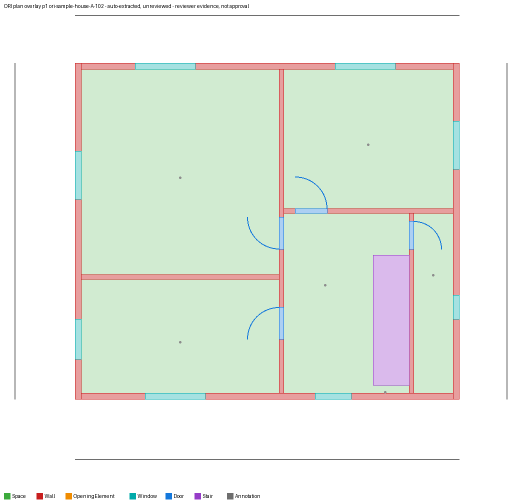
#> input picture verification/examples/takeoff/ori-sample-house-A-102.dxf.overlay.png, 1044 x 1008 px (shown at 1/2 size)
$ python -i recognise.py   (imports and definitions only)
#> lines starting #> are read from the running program, lines starting #| are printed output that depends on the picture; after the words box and inside, x2 and y2 are one past the last pixel; in counts of white or black regions, pixels touching at a corner belong together
# SPDX-License-Identifier: Apache-2.0
"""Recognise walls, labels and dimension strings on a raster plan (DRAFT 0.1).

Classical image processing (OpenCV) plus Tesseract OCR. Inputs are pixels and
the scan resolution the scanner declared; nothing else. Outputs are pixel
coordinates in the *input* image plus, where a scale note was read, real-world
lengths. Every item is ai_extracted_unverified / unknown.
"""
from __future__ import annotations

import math
import re

import numpy as np

from . import ORIGIN, VALUE_STATUS, VERSION
from .. import units as U


# [70 lines left out: functions estimate_skew, _rot, detect_walls, not called in this run]


def _ocr_lines(gray, rotate: int = 0, upscale: float = 1.0, blur: float = 1.2) -> list[dict]:
    import cv2
    import pytesseract

    img = gray
    if upscale != 1.0:
        img = cv2.resize(img, None, fx=upscale, fy=upscale, interpolation=cv2.INTER_CUBIC)
    if blur:
        img = cv2.GaussianBlur(img, (0, 0), blur)
    H, W = img.shape
    if rotate == 90:
        img = cv2.rotate(img, cv2.ROTATE_90_CLOCKWISE)
    _, img = cv2.threshold(img, 0, 255, cv2.THRESH_BINARY + cv2.THRESH_OTSU)
    d = pytesseract.image_to_data(img, config="--psm 11", output_type=pytesseract.Output.DICT)
    words = []
    for i, t in enumerate(d["text"]):
        t = t.strip()
        if not t or float(d["conf"][i]) < 0:
            continue
        x, y, w, h = d["left"][i], d["top"][i], d["width"][i], d["height"][i]
        cx, cy = x + w / 2, y + h / 2
        if rotate == 90:  # undo clockwise rotation: (cx, cy) in rotated -> original
            cx, cy = cy, H - cx
            w, h = h, w
        words.append({"text": t, "cx": cx / upscale, "cy": cy / upscale, "h": h / upscale,
                      "w": w / upscale, "conf": float(d["conf"][i]),
                      "key": (d["block_num"][i], d["par_num"][i], d["line_num"][i])})
    # group into lines
    lines: dict = {}
    for wd in words:
        lines.setdefault(wd["key"], []).append(wd)
    out = []
    for ws in lines.values():
        out.append({"text": " ".join(w["text"] for w in ws),
                    "cx": float(np.mean([w["cx"] for w in ws])), "cy": float(np.mean([w["cy"] for w in ws])),
                    "conf": float(np.mean([w["conf"] for w in ws])), "rotation": rotate})
    return out


_DIM_RE = re.compile(r"(\d{1,3})\s*['’`]\s*-?\s*(\d{1,2})?(?:\s+(\d)/(\d{1,2}))?\s*[\"”]?")


_OCR_MARKS = str.maketrans({"\u00b0": '"', "\u201d": '"', "\u201c": '"', "\u2019": "'", "\u2018": "'", "`": "'"})


def clean_ocr(text: str) -> str:
    """Undo common Tesseract confusions for inch and foot marks only; digits are never guessed."""
    return U.normalize(text.translate(_OCR_MARKS)).replace("''", '"').strip()


# [64 lines left out: functions parse_ocr_dimension, recognise, not called in this run]

>>> import cv2
>>> picture = cv2.imread('../../examples/takeoff/ori-sample-house-A-102.dxf.overlay.png', cv2.IMREAD_GRAYSCALE)
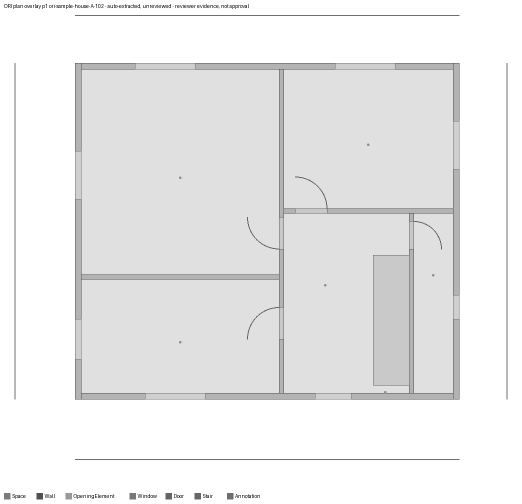
#> picture: shape (1008, 1044) (shown at 1/2 size); min 1, max 255, mean 235
>>> result = _ocr_lines(picture)
#> in _ocr_lines, `_, img = cv2.threshold(img, 0, 255, cv2.THRESH_BINARY + cv2.THRESH_OTSU)`:
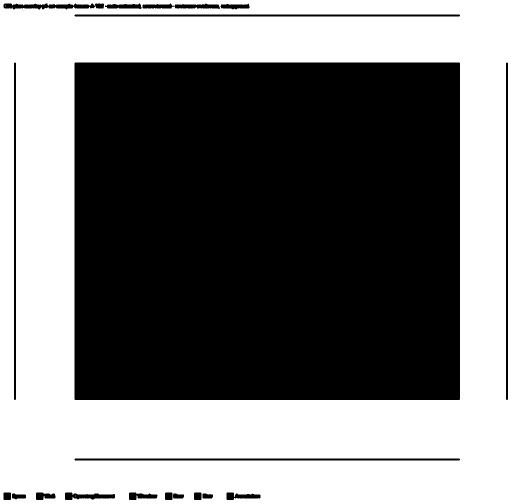
#> img: shape (1008, 1044) (shown at 1/2 size); 48.7% white; 3 white regions (2 under 20 px), largest, box (x1, y1, x2, y2) and area: (0, 0, 1044, 1008) 512686
#> (the run stopped early here; a loop or call above may not have finished)

$ run again, on verification/examples/takeoff/ori-sample-house-p1.overlay.png
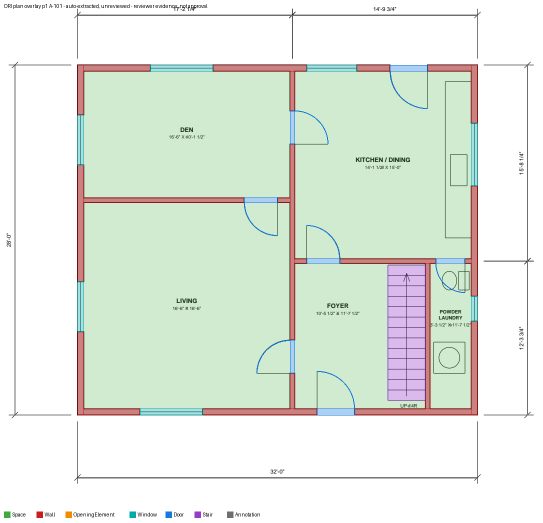
#> input picture verification/examples/takeoff/ori-sample-house-p1.overlay.png, 1085 x 1045 px (shown at 1/2 size)
#> `picture = cv2.imread('../../examples/takeoff/ori-sample-house-A-102.dx..`:
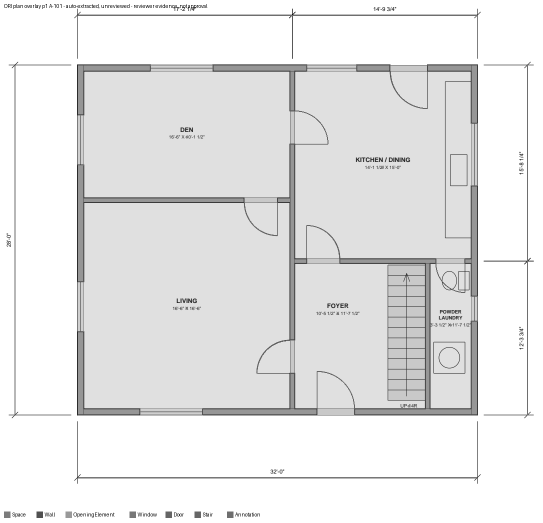
#> picture: shape (1045, 1085) (shown at 1/2 size); min 0, max 255, mean 231.5
#> in _ocr_lines, `_, img = cv2.threshold(img, 0, 255, cv2.THRESH_BINARY + cv2.THRESH_OTSU)`:
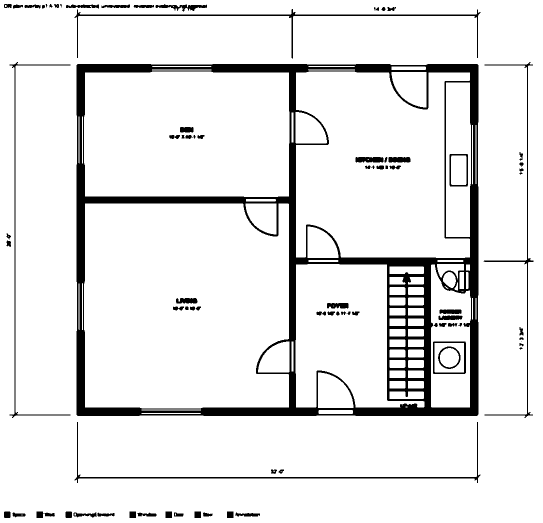
#> img: shape (1045, 1085) (shown at 1/2 size); 91% white; 87 black regions (7 under 20 px), largest, box (x1, y1, x2, y2) and area: (153, 128, 957, 832) 80282, (149, 18, 961, 117) 3175, (149, 844, 961, 966) 2950
